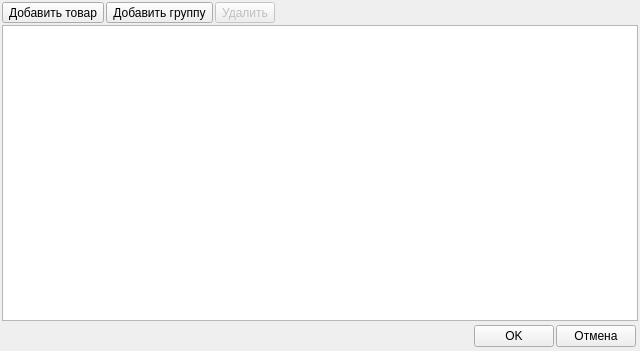
<?xml version="1.0" encoding="UTF-8"?>
<ui version="4.0">
 <class>FrameCardSimilar</class>
 <widget class="QWidget" name="FrameCardSimilar">
  <property name="geometry">
   <rect>
    <x>0</x>
    <y>0</y>
    <width>640</width>
    <height>351</height>
   </rect>
  </property>
  <property name="windowTitle">
   <string/>
  </property>
  <layout class="QVBoxLayout" name="verticalLayout">
   <property name="spacing">
    <number>2</number>
   </property>
   <property name="leftMargin">
    <number>2</number>
   </property>
   <property name="topMargin">
    <number>2</number>
   </property>
   <property name="rightMargin">
    <number>2</number>
   </property>
   <property name="bottomMargin">
    <number>2</number>
   </property>
   <item>
    <layout class="QHBoxLayout" name="horizontalLayout">
     <property name="spacing">
      <number>2</number>
     </property>
     <item>
      <widget class="QToolButton" name="toolButtonAdd">
       <property name="text">
        <string>Добавить товар</string>
       </property>
       <property name="icon">
        <iconset resource="../../res.qrc">
         <normaloff>:/32/icons/32x32/add.png</normaloff>:/32/icons/32x32/add.png</iconset>
       </property>
       <property name="iconSize">
        <size>
         <width>24</width>
         <height>24</height>
        </size>
       </property>
       <property name="toolButtonStyle">
        <enum>Qt::ToolButtonTextBesideIcon</enum>
       </property>
      </widget>
     </item>
     <item>
      <widget class="QToolButton" name="toolButtonAddGroup">
       <property name="text">
        <string>Добавить группу</string>
       </property>
       <property name="icon">
        <iconset resource="../../res.qrc">
         <normaloff>:/32/icons/32x32/add.png</normaloff>:/32/icons/32x32/add.png</iconset>
       </property>
       <property name="iconSize">
        <size>
         <width>24</width>
         <height>24</height>
        </size>
       </property>
       <property name="toolButtonStyle">
        <enum>Qt::ToolButtonTextBesideIcon</enum>
       </property>
      </widget>
     </item>
     <item>
      <widget class="QToolButton" name="toolButtonDelete">
       <property name="enabled">
        <bool>false</bool>
       </property>
       <property name="text">
        <string>Удалить</string>
       </property>
       <property name="icon">
        <iconset resource="../../res.qrc">
         <normaloff>:/32/icons/32x32/delete.png</normaloff>:/32/icons/32x32/delete.png</iconset>
       </property>
       <property name="iconSize">
        <size>
         <width>24</width>
         <height>24</height>
        </size>
       </property>
       <property name="toolButtonStyle">
        <enum>Qt::ToolButtonIconOnly</enum>
       </property>
      </widget>
     </item>
     <item>
      <spacer name="horizontalSpacer_2">
       <property name="orientation">
        <enum>Qt::Horizontal</enum>
       </property>
       <property name="sizeHint" stdset="0">
        <size>
         <width>471</width>
         <height>20</height>
        </size>
       </property>
      </spacer>
     </item>
    </layout>
   </item>
   <item>
    <widget class="QTreeView" name="treeViewSimilarProducts">
     <property name="selectionMode">
      <enum>QAbstractItemView::ExtendedSelection</enum>
     </property>
     <property name="rootIsDecorated">
      <bool>false</bool>
     </property>
     <property name="itemsExpandable">
      <bool>false</bool>
     </property>
    </widget>
   </item>
   <item>
    <layout class="QHBoxLayout" name="horizontalLayout_2">
     <property name="leftMargin">
      <number>2</number>
     </property>
     <property name="topMargin">
      <number>2</number>
     </property>
     <property name="rightMargin">
      <number>2</number>
     </property>
     <property name="bottomMargin">
      <number>2</number>
     </property>
     <item>
      <spacer name="horizontalSpacer_3">
       <property name="orientation">
        <enum>Qt::Horizontal</enum>
       </property>
       <property name="sizeHint" stdset="0">
        <size>
         <width>40</width>
         <height>20</height>
        </size>
       </property>
      </spacer>
     </item>
     <item>
      <widget class="QPushButton" name="buttonOK">
       <property name="enabled">
        <bool>true</bool>
       </property>
       <property name="sizePolicy">
        <sizepolicy hsizetype="Preferred" vsizetype="Fixed">
         <horstretch>0</horstretch>
         <verstretch>0</verstretch>
        </sizepolicy>
       </property>
       <property name="minimumSize">
        <size>
         <width>0</width>
         <height>0</height>
        </size>
       </property>
       <property name="maximumSize">
        <size>
         <width>16777215</width>
         <height>16777215</height>
        </size>
       </property>
       <property name="baseSize">
        <size>
         <width>0</width>
         <height>50</height>
        </size>
       </property>
       <property name="text">
        <string>OK</string>
       </property>
       <property name="iconSize">
        <size>
         <width>24</width>
         <height>24</height>
        </size>
       </property>
       <property name="flat">
        <bool>false</bool>
       </property>
      </widget>
     </item>
     <item>
      <widget class="QPushButton" name="buttonCancel">
       <property name="sizePolicy">
        <sizepolicy hsizetype="Preferred" vsizetype="Fixed">
         <horstretch>0</horstretch>
         <verstretch>0</verstretch>
        </sizepolicy>
       </property>
       <property name="minimumSize">
        <size>
         <width>0</width>
         <height>0</height>
        </size>
       </property>
       <property name="maximumSize">
        <size>
         <width>16777215</width>
         <height>16777215</height>
        </size>
       </property>
       <property name="text">
        <string>Отмена</string>
       </property>
       <property name="iconSize">
        <size>
         <width>24</width>
         <height>24</height>
        </size>
       </property>
       <property name="flat">
        <bool>false</bool>
       </property>
      </widget>
     </item>
    </layout>
   </item>
  </layout>
  <action name="actionAddProduct">
   <property name="icon">
    <iconset resource="../../res.qrc">
     <normaloff>:/32/icons/32x32/add.png</normaloff>:/32/icons/32x32/add.png</iconset>
   </property>
   <property name="text">
    <string>Добавить товар</string>
   </property>
   <property name="toolTip">
    <string>Добавить товары</string>
   </property>
   <property name="shortcut">
    <string>Ins</string>
   </property>
  </action>
  <action name="actionDelete">
   <property name="icon">
    <iconset resource="../../res.qrc">
     <normaloff>:/32/icons/32x32/delete.png</normaloff>:/32/icons/32x32/delete.png</iconset>
   </property>
   <property name="text">
    <string>Удалить</string>
   </property>
   <property name="toolTip">
    <string>Удалить товары</string>
   </property>
   <property name="shortcut">
    <string>Ctrl+Del</string>
   </property>
  </action>
 </widget>
 <resources>
  <include location="../../res.qrc"/>
 </resources>
 <connections/>
</ui>
